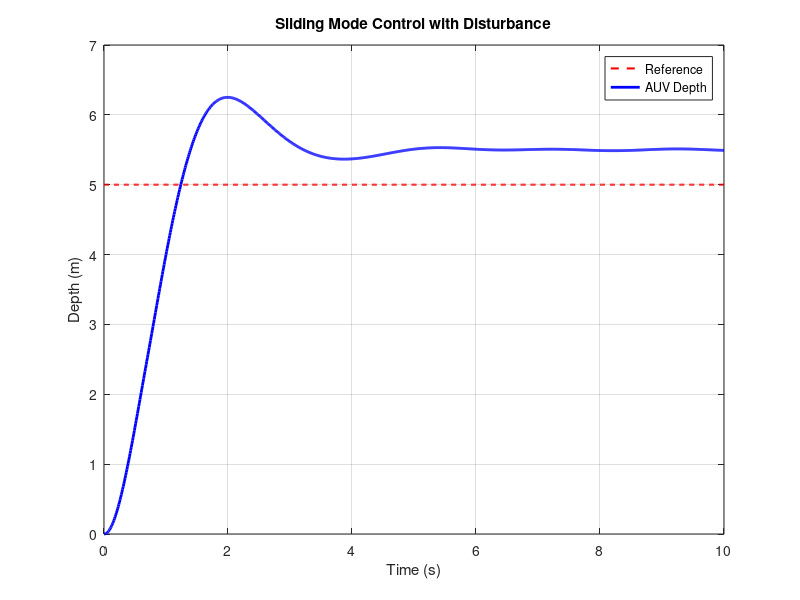
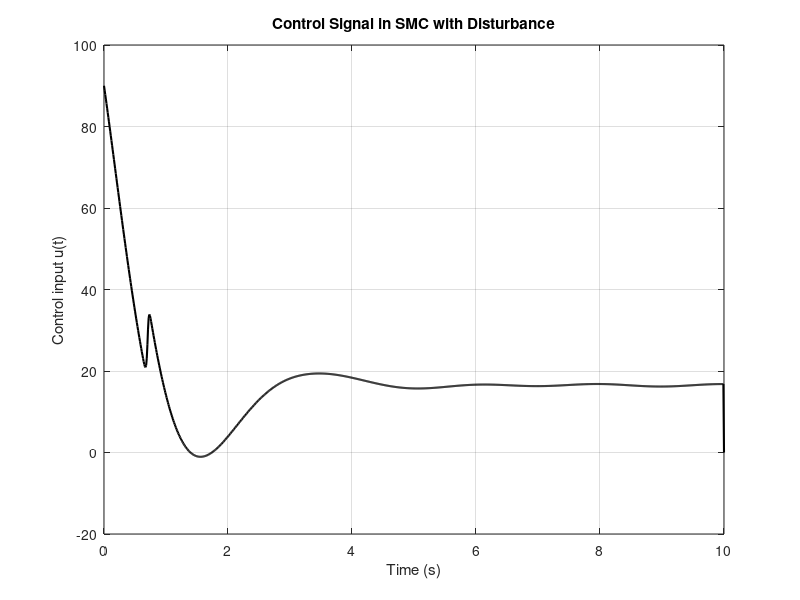

Write the MATLAB code that produced these figures, in order.
% Sliding Mode Control with Disturbance
clc; clear; close all;

% System parameters
m = 5;
b = 4;
k = 3;

% Simulation settings
dt = 0.01;
T = 10;
t = 0:dt:T;
N = length(t);

% Reference signal
z_ref = 5 * ones(1, N);

% Initialization
z = zeros(1, N);
dz = zeros(1, N);
u = zeros(1, N);
d = 0.5 * sin(2 * pi * 0.5 * t);  % Disturbance (water current)

% SMC parameters
lambda = 2;
eta = 10;

for i = 1:N-1
    % Error and sliding surface
    e  = z_ref(i) - z(i);
    de = -dz(i);
    s = de + lambda * e;

    % Equivalent control
    u_eq = m * (lambda * de + lambda^2 * e + (b/m)*dz(i) + (k/m)*z(i));

    % Final control law
    u(i) = u_eq - eta * tanh(5 * s);

    % System dynamics with disturbance
    ddz = (1/m) * (u(i) + d(i) - b*dz(i) - k*z(i));
    dz(i+1) = dz(i) + ddz * dt;
    z(i+1)  = z(i)  + dz(i) * dt;
end

% Plotting
figure;
plot(t, z_ref, 'r--', 'LineWidth', 1.5); hold on;
plot(t, z, 'b', 'LineWidth', 2);
xlabel('Time (s)');
ylabel('Depth (m)');
legend('Reference', 'AUV Depth');
title('Sliding Mode Control with Disturbance');
grid on;
figure;
plot(t, u, 'k', 'LineWidth', 1.5);
xlabel('Time (s)');
ylabel('Control input u(t)');
title('Control Signal in SMC with Disturbance');
grid on;